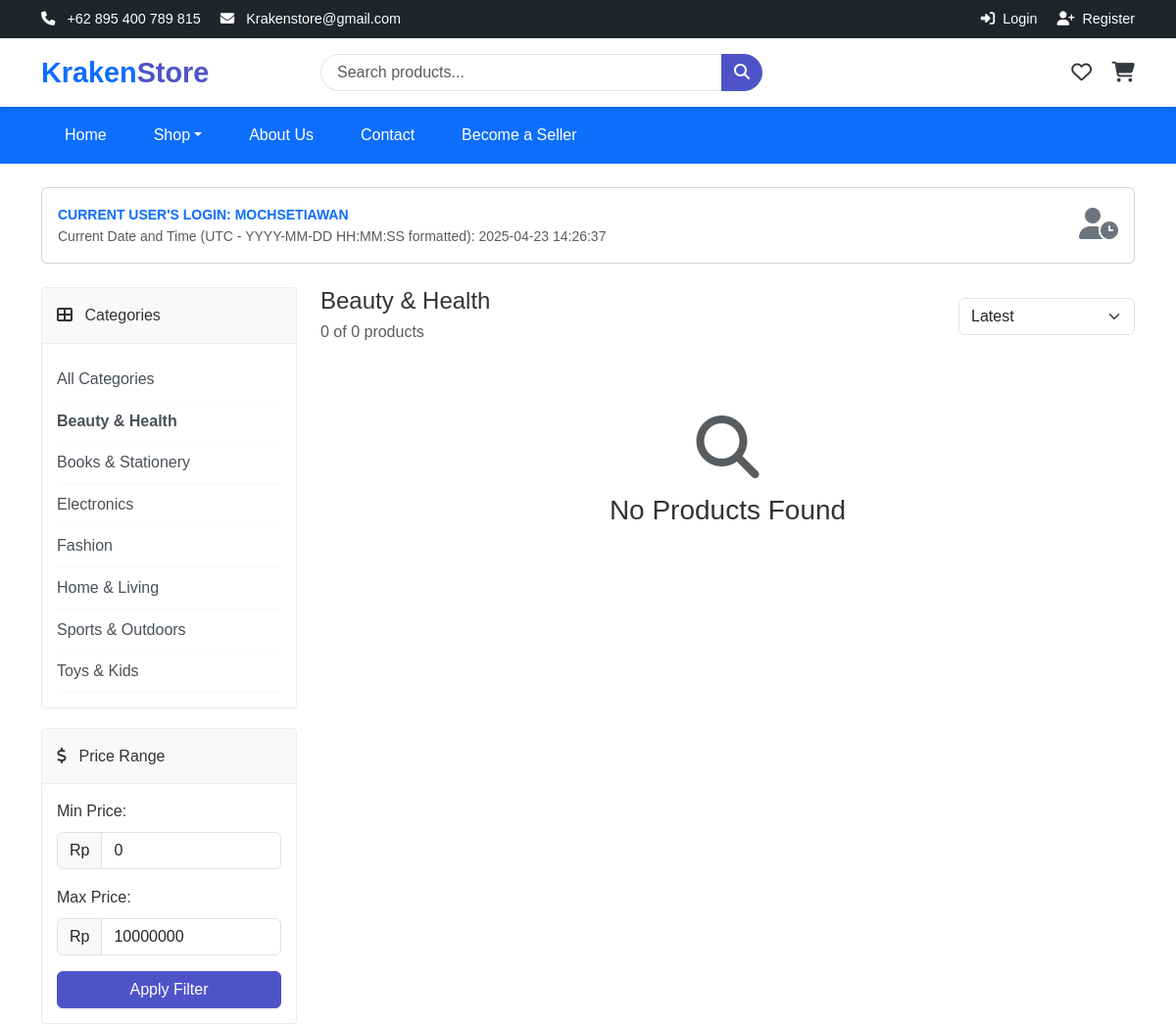
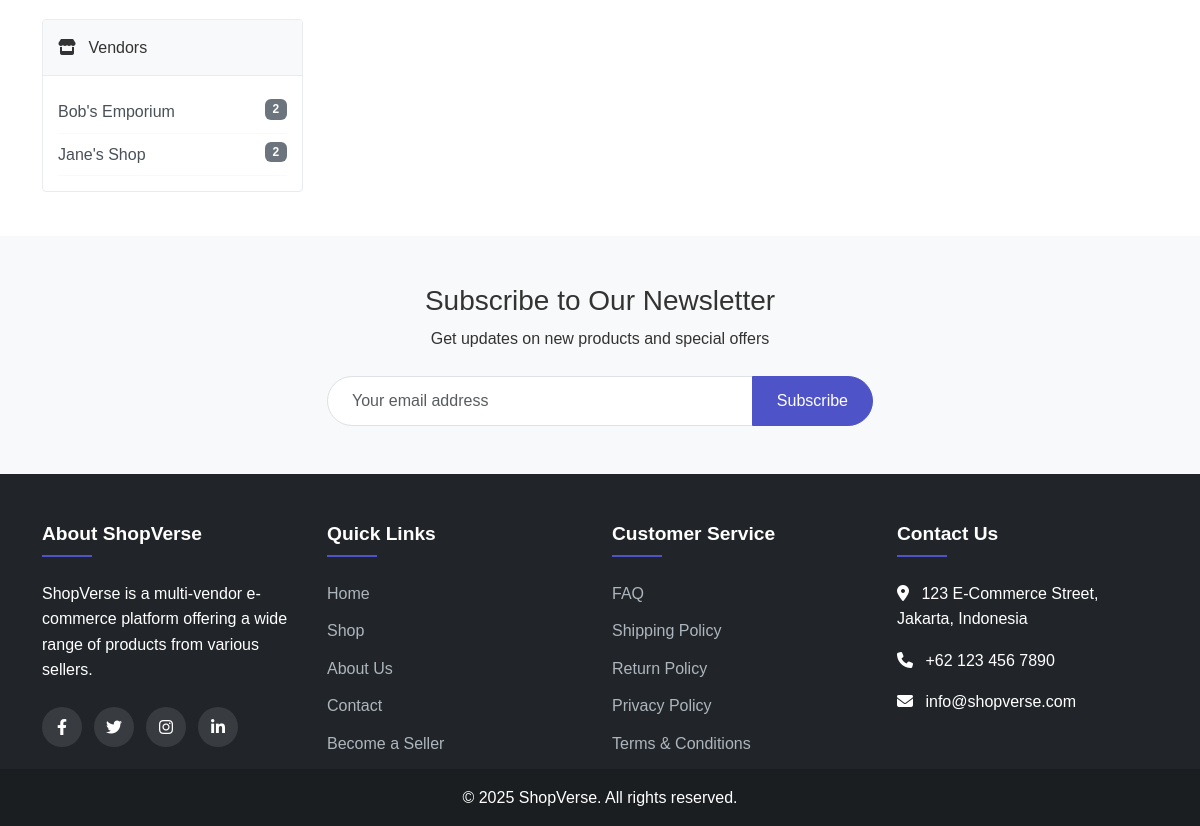
Page /shop.php?category=5 on the committed database (2 pictures, top to bottom).
### tables this page shows
CREATE TABLE categories (
    id INT AUTO_INCREMENT PRIMARY KEY,
    name VARCHAR(50) NOT NULL,
    slug VARCHAR(50) UNIQUE NOT NULL,
    description TEXT,
    image VARCHAR(255),
    parent_id INT DEFAULT NULL,
    status ENUM('active', 'inactive') DEFAULT 'active',
    created_at TIMESTAMP DEFAULT CURRENT_TIMESTAMP,
    updated_at TIMESTAMP DEFAULT CURRENT_TIMESTAMP ON UPDATE CURRENT_TIMESTAMP,
    FOREIGN KEY (parent_id) REFERENCES categories(id) ON DELETE SET NULL
);

CREATE TABLE vendors (
    id INT AUTO_INCREMENT PRIMARY KEY,
    user_id INT NOT NULL,
    shop_name VARCHAR(100) NOT NULL,    
    name VARCHAR(100) NOT NULL,         
    description TEXT,
    logo VARCHAR(255),
    banner VARCHAR(255),
    location VARCHAR(255),              
    status ENUM('active', 'inactive', 'pending') DEFAULT 'active',
    commission_rate DECIMAL(5,2) DEFAULT 10.00,
    balance DECIMAL(10,2) DEFAULT 0.00,
    created_at TIMESTAMP DEFAULT CURRENT_TIMESTAMP,
    updated_at TIMESTAMP DEFAULT CURRENT_TIMESTAMP ON UPDATE CURRENT_TIMESTAMP,
    FOREIGN KEY (user_id) REFERENCES users(id) ON DELETE CASCADE
);

### includes/functions.php (called while the page is built, shortened)
<?php
function getAllCategories() {
    global $conn;
    $stmt = $conn->prepare("SELECT * FROM categories WHERE status = 'active' ORDER BY name");
    $stmt->execute();
    $result = $stmt->get_result();
    $categories = [];
    while ($row = $result->fetch_assoc()) {
        $categories[] = $row;
    }
    return $categories;
}
?>

### shop.php (the view, shortened to what this page needs)
<?php
require_once 'includes/config.php';
require_once 'includes/functions.php';
$current_user = $_SESSION['username'] ?? 'MochSetiawan';
$current_datetime = date('Y-m-d H:i:s');
$vendor_id = isset($_GET['vendor']) ? (int)$_GET['vendor'] : 0;
$viewing_vendor = $vendor_id > 0;
$category_id = isset($_GET['category']) ? (int)$_GET['category'] : 0;
$search = isset($_GET['search']) ? sanitize($_GET['search']) : '';
$sort = isset($_GET['sort']) ? sanitize($_GET['sort']) : 'latest';
$min_price = isset($_GET['min_price']) ? (float)$_GET['min_price'] : 0;
$max_price = isset($_GET['max_price']) ? (float)$_GET['max_price'] : 10000000;
$page = isset($_GET['page']) ? (int)$_GET['page'] : 1;
$per_page = 12;
$vendor_details = null;
$categories = [];
$selected_category = null;
$categories_query = "SELECT * FROM categories ORDER BY name ASC";
$categories_result = $conn->query($categories_query);
if ($categories_result && $categories_result->num_rows > 0) {
    while ($row = $categories_result->fetch_assoc()) {
        $categories[] = $row;
        if ($row['id'] == $category_id) {
            $selected_category = $row;
        }
    }
}
$all_vendors = [];
if (!$viewing_vendor) {
    $vendors_query = "SELECT v.id, v.shop_name,
                      (SELECT COUNT(*) FROM products p WHERE p.vendor_id = v.id) as product_count
                      FROM vendors v
                      ORDER BY v.shop_name ASC";
    $vendors_result = $conn->query($vendors_query);
    if ($vendors_result && $vendors_result->num_rows > 0) {
        while ($row = $vendors_result->fetch_assoc()) {
            $all_vendors[] = $row;
        }
    }
}
$query = "SELECT p.*, c.name as category_name, v.shop_name as vendor_name, v.id as vendor_id
          FROM products p
          LEFT JOIN categories c ON p.category_id = c.id
          LEFT JOIN vendors v ON p.vendor_id = v.id
          WHERE 1=1";
if ($category_id > 0) {
    $query .= " AND p.category_id = $category_id";
}
$query .= " AND p.price BETWEEN $min_price AND $max_price";
switch ($sort) {
    default:
        $query .= " ORDER BY p.id DESC";
        break;
}
$count_query = str_replace("p.*, c.name as category_name, v.shop_name as vendor_name, v.id as vendor_id", "COUNT(*) as total", $query);
$count_query = preg_replace('/ORDER BY.*$/i', '', $count_query);
$count_result = $conn->query($count_query);
$total_products = 0;
if ($count_result && $count_result->num_rows > 0) {
    $total_products = $count_result->fetch_assoc()['total'];
}
if ($viewing_vendor && $total_products <= $per_page) {
} else {
    $offset = ($page - 1) * $per_page;
    $query .= " LIMIT $offset, $per_page";
}
$result = $conn->query($query);
$products = [];
if ($result && $result->num_rows > 0) {
    while ($row = $result->fetch_assoc()) {
        $products[] = $row;
    }
} else {
    $products = [];
}
include 'includes/header.php';
?>
<div class="container py-4">
    <div class="card mb-4">
        <div class="card-body py-3">
            <div class="row align-items-center">
                <div class="col">
                    <div class="fw-bold text-primary text-uppercase small">
                        Current User's Login: <?= htmlspecialchars($current_user) ?>
                    </div>
                    <div class="small text-muted">
                        Current Date and Time (UTC - YYYY-MM-DD HH:MM:SS formatted):
                        <span id="live-datetime"><?= $current_datetime ?></span>
                    </div>
                </div>
                <div class="col-auto">
                    <i class="fas fa-user-clock fa-2x text-secondary"></i>
                </div>
            </div>
        </div>
    </div>
    <div class="row">
        <div class="col-lg-3">
            <div class="filter-card">
                <div class="filter-header">
                    <i class="fas fa-th-large me-2"></i> Categories
                </div>
                <div class="filter-body">
                    <ul class="category-list">
                        <li class="<?= $category_id === 0 ? 'fw-bold' : '' ?>">
                            <a href="<?= SITE_URL ?>/shop.php<?= $viewing_vendor ? "?vendor={$vendor_id}" : '' ?>">
                                All Categories
                            </a>
                        </li>
                        <?php foreach ($categories as $category): ?>
                            <li class="<?= $category_id === (int)$category['id'] ? 'fw-bold' : '' ?>">
                                <a href="<?= SITE_URL ?>/shop.php?<?= $viewing_vendor ? "vendor={$vendor_id}&" : '' ?>category=<?= $category['id'] ?>">
                                    <?= htmlspecialchars($category['name']) ?>
                                </a>
                            </li>
                        <?php endforeach; ?>
                    </ul>
                </div>
            </div>
            <div class="filter-card">
                <div class="filter-header">
                    <i class="fas fa-dollar-sign me-2"></i> Price Range
                </div>
                <div class="filter-body">
                    <form action="<?= SITE_URL ?>/shop.php" method="get">
                        <div class="mb-3">
                            <label for="min_price" class="form-label">Min Price:</label>
                            <div class="input-group">
                                <span class="input-group-text">Rp</span>
                                <input type="number" class="form-control" id="min_price" name="min_price" value="<?= $min_price ?>" min="0">
                            </div>
                        </div>
                        <div class="mb-3">
                            <label for="max_price" class="form-label">Max Price:</label>
                            <div class="input-group">
                                <span class="input-group-text">Rp</span>
                                <input type="number" class="form-control" id="max_price" name="max_price" value="<?= $max_price ?>" min="0">
                            </div>
                        </div>
                        <button type="submit" class="btn btn-primary w-100">Apply Filter</button>
                    </form>
                </div>
            </div>
            <?php if (!$viewing_vendor && !empty($all_vendors)): ?>
                <div class="filter-card">
                    <div class="filter-header">
                        <i class="fas fa-store me-2"></i> Vendors
                    </div>
                    <div class="filter-body">
                        <ul class="category-list">
                            <?php foreach ($all_vendors as $vendor): ?>
                                <li>
                                    <a href="<?= SITE_URL ?>/shop.php?vendor=<?= $vendor['id'] ?>">
                                        <?= htmlspecialchars($vendor['shop_name']) ?>
                                        <span class="badge bg-secondary float-end"><?= $vendor['product_count'] ?></span>
                                    </a>
                                </li>
                            <?php endforeach; ?>
                        </ul>
                    </div>
                </div>
            <?php endif; ?>
        </div>
        <div class="col-lg-9">
            <div id="vendor-products-tab" class="vendor-tab-content" style="display: block;">
                <div class="d-flex justify-content-between align-items-center mb-4">
                    <div>
                        <h2 class="h4 mb-1">
                            <?php if ($selected_category): ?>
                                <?= htmlspecialchars($selected_category['name']) ?>
                            <?php elseif ($viewing_vendor): ?>
                                <?= htmlspecialchars($vendor_details['shop_name']) ?>'s Products
                            <?php elseif ($search): ?>
                                Search Results for "<?= htmlspecialchars($search) ?>"
                            <?php else: ?>
                                All Products
                            <?php endif; ?>
                        </h2>
                        <p class="text-muted mb-0"><?= count($products) ?> of <?= $total_products ?> products</p>
                    </div>
                    <div class="d-flex align-items-center">
                        <form method="get" action="<?= SITE_URL ?>/shop.php">
                            <select class="form-select" name="sort" onchange="this.form.submit()">
                                <option value="latest" <?= $sort === 'latest' ? 'selected' : '' ?>>Latest</option>
                            </select>
                        </form>
                    </div>
                </div>
                <?php if (empty($products)): ?>
                    <div class="text-center py-5">
                        <i class="fas fa-search fa-4x text-muted mb-3"></i>
                        <h3>No Products Found</h3>
                    </div>
                <?php endif; ?>
            </div>
        </div>
    </div>
</div>
<div class="position-fixed bottom-0 end-0 p-3" style="z-index: 1050">
</div>
<?php include 'includes/footer.php'; ?>

### assets/css/style.css (style rules this page uses)
:root { --primary: #4e54c8; --primary-dark: #3f45a3; --secondary: #8b5cf6; --dark: #343a40; --light: #f8f9fa; --gray: #6c757d; --success: #28a745; --danger: #dc3545; --warning: #ffc107; --info: #17a2b8; }
body { font-family: 'Poppins', sans-serif; color: #333; line-height: 1.6; }
a { text-decoration: none; color: var(--primary); transition: all 0.3s ease; }
.btn-primary { background-color: var(--primary); border-color: var(--primary); }

### shop.php (style rules this page uses)
.vendor-tab-content { display: none; }
.filter-card { margin-bottom: 20px; border: 1px solid #e9ecef; border-radius: 0.25rem; overflow: hidden; }
.filter-header { background-color: #f8f9fa; padding: 15px; border-bottom: 1px solid #e9ecef; font-weight: 500; }
.filter-body { padding: 15px; }
.category-list { list-style: none; padding: 0; margin: 0; }
.category-list li { padding: 8px 0; border-bottom: 1px solid #f8f9fa; }
.category-list a { text-decoration: none; color: #495057; }

### rows in the picture
categories: name "Beauty & Health"
categories: name "Books & Stationery"
categories: name "Electronics"
categories: name "Fashion"
categories: name "Home & Living"
categories: name "Sports & Outdoors"
categories: name "Toys & Kids"
vendors: shop_name "Bob's Emporium", product_count "2"
vendors: shop_name "Jane's Shop", product_count "2"

### other values in the picture
$current_user "MOCHSETIAWAN"
count($products) "0"
$total_products "0"
